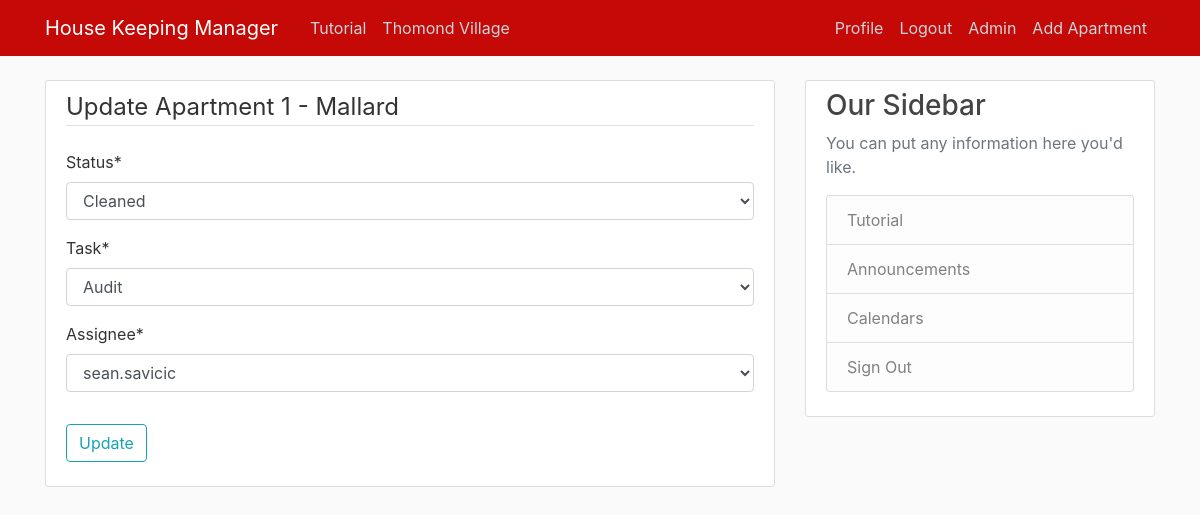
Before: /apartment/22/update/ (signed in) with the older database file.
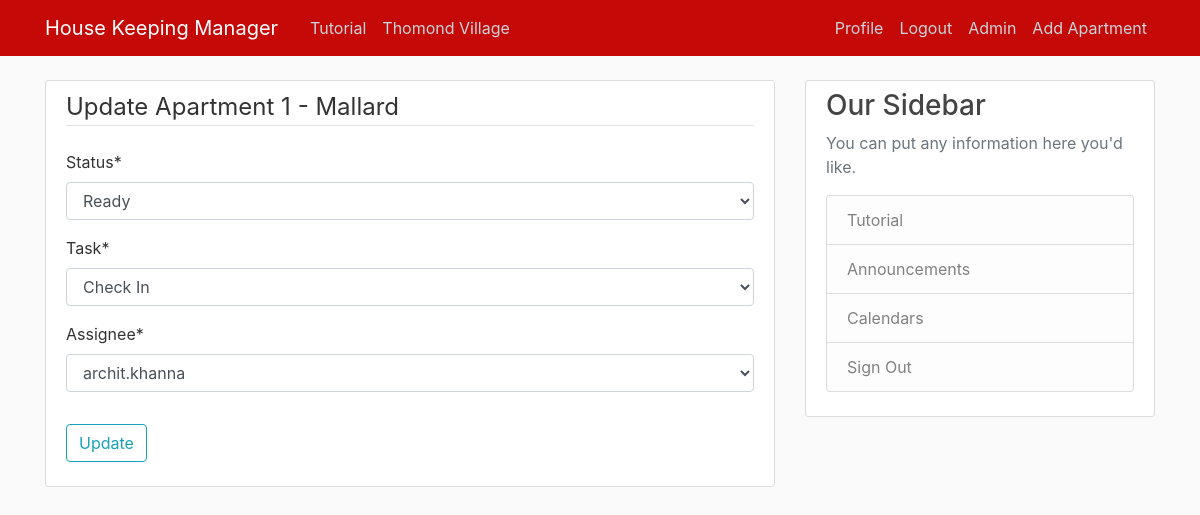
After: the same page with the newer database file.
### HKmanager/models.py (models this page shows, shortened)
class apartment(models.Model):
    number = models.IntegerField(unique=True, null=False, blank=False)
    rooms = models.ForeignKey(numberOfRooms, on_delete=models.DO_NOTHING, null=False, blank=False, default=0)
    block = models.ForeignKey(block, on_delete=models.DO_NOTHING, null=False, blank=False)
    status = models.ForeignKey(status, on_delete=models.DO_NOTHING, null=False, blank=False)
    task = models.ForeignKey(task, on_delete=models.DO_NOTHING, null=False, blank=False)
    assignee = models.ForeignKey(User, on_delete=models.DO_NOTHING)

class block(models.Model):
    name = models.CharField(max_length=50, null=False, blank=False)
    def __str__(self):
        return self.name

### HKmanager/views.py (the view)
# urls.py: path('apartment/<int:pk>/update/', ApartmentUpdateView.as_view(), name='hk-apt-update'),
class ApartmentUpdateView(UserPassesTestMixin, LoginRequiredMixin, UpdateView):
    model = apartment
    fields = ['status', 'task', 'assignee']
    def test_func(self):
        apartment = self.get_object()
        if self.request.user == apartment.assignee or self.request.user.is_superuser:
            return True
        return False
    def get_context_data(self, *args, **kwargs):
        context = super(ApartmentUpdateView, self).get_context_data(*args, **kwargs)
        legend = "Update Apartment"
        btn = "Update"
        update = True
        context["legend"] = legend
        context["btn"] = btn
        context["update"] = update
        return context

### HKmanager/models.py (called while the page is built)
    def __str__(self):
        return self.name

    def __str__(self):
        return self.name

### HKmanager/templates/HKmanager/apartment_form.html (shortened to what this page needs)
{% extends "HKmanager/base.html" %}
{% load crispy_forms_tags %}
{% block content %}
  <div class="content-section">
    <form method="POST">
      <fieldset class="form-group">
        {% if update %}
          <legend class="border-bottom mb-4">{{ legend }} {{ apartment.number }} - {{ apartment.block }}</legend>
        {% else %}
          <legend class="border-bottom mb-4">{{ legend }}</legend>
        {% endif %}
        {{ form|crispy }}
      </fieldset>
      <div class="form-group">
        <button class="btn btn-outline-info" type="submit" name="submit-button">{{ btn }}</button>
      </div>
    </form>
  </div>
{% endblock content %}

Changed rows visible on the page:
changed apartment "Mallard": status "Cleaned" → "Ready"; task "Audit" → "Check In"; assignee "sean.savicic" → "archit.khanna"
